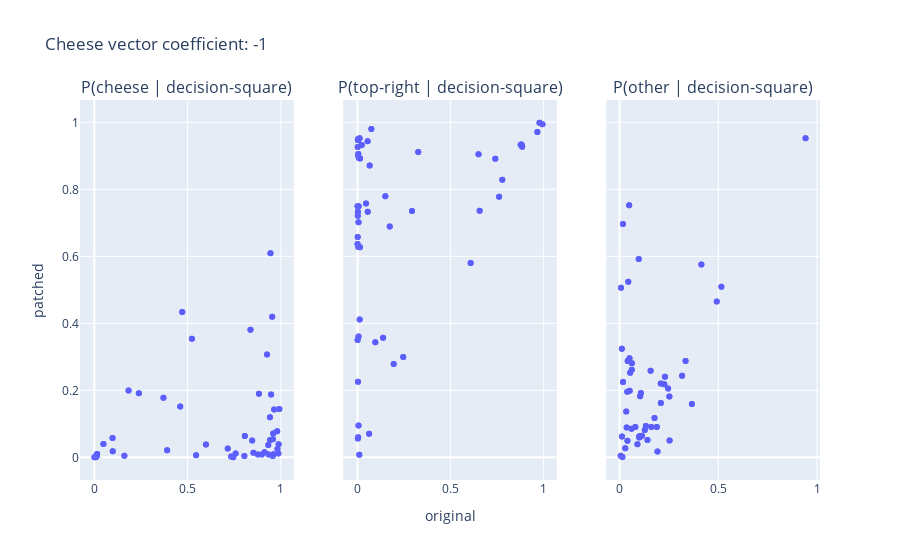

The notebook cell saved with this chart:
### Code cell
vfield_stats.scatterplot_plotly(coeff=-1, vfields=vfields, fig=vfield_stats.plotly_fig_gen())

### Figure 1 — Plotly figure (JSON) as saved in the notebook; plotly's stock layout.template omitted (floating-point values rounded to 4 significant figures)
{"data": [{"hoverlabel": {"align": "left", "bgcolor": "white", "font": {"color": "black", "family": "monospace", "size": 14}}, "hovertemplate": "%{hovertext}<extra></extra>", "hovertext": ["seed: 32, (original 0.981, patched 0.078)", "seed: 86, (original 0.853, patched 0.014)", "seed: 22, (original 0.015, patched 0.010)", "seed: 7, (original 0.837, patched 0.381)", "seed: 94, (original 0.926, patched 0.307)", "seed: 80, (original 0.954, patched 0.420)", "seed: 72, (original 0.758, patched 0.011)", "seed: 6, (original 0.935, patched 0.009)", "seed: 78, (original 0.461, patched 0.152)", "seed: 30, (original 0.964, patched 0.143)", "seed: 14, (original 0.001, patched 0.001)", "seed: 31, (original 0.758, patched 0.011)", "seed: 62, (original 0.010, patched 0.003)", "seed: 6, (original 0.992, patched 0.144)", "seed: 54, (original 0.948, patched 0.188)", "seed: 81, (original 0.987, patched 0.011)", "seed: 64, (original 0.005, patched 0.002)", "seed: 67, (original 0.013, patched 0.009)", "seed: 73, (original 0.745, patched 0.000)", "seed: 95, (original 0.184, patched 0.200)", "seed: 11, (original 0.877, patched 0.009)", "seed: 73, (original 0.959, patched 0.071)", "seed: 79, (original 0.013, patched 0.009)", "seed: 34, (original 0.933, patched 0.037)", "seed: 18, (original 0.987, patched 0.011)", "seed: 73, (original 0.371, patched 0.178)", "seed: 14, (original 0.957, patched 0.004)", "seed: 59, (original 0.954, patched 0.420)", "seed: 30, (original 0.933, patched 0.037)", "seed: 69, (original 0.913, patched 0.015)", "seed: 5, (original 0.049, patched 0.040)", "seed: 41, (original 0.988, patched 0.039)", "seed: 7, (original 0.942, patched 0.120)", "seed: 38, (original 0.807, patched 0.064)", "seed: 66, (original 0.982, patched 0.025)", "seed: 95, (original 0.913, patched 0.015)", "seed: 57, (original 0.461, patched 0.152)", "seed: 82, (original 0.014, patched 0.005)", "seed: 22, (original 0.883, patched 0.190)", "seed: 95, (original 0.239, patched 0.191)", "seed: 67, (original 0.883, patched 0.190)", "seed: 31, (original 0.013, patched 0.004)", "seed: 20, (original 0.988, patched 0.039)", "seed: 96, (original 0.877, patched 0.009)", "seed: 56, (original 0.958, patched 0.054)", "seed: 21, (original 0.961, patched 0.009)", "seed: 9, (original 0.099, patched 0.018)", "seed: 3, (original 0.733, patched 0.002)", "seed: 83, (original 0.049, patched 0.040)", "seed: 25, (original 0.523, patched 0.354)", "seed: 36, (original 0.161, patched 0.005)", "seed: 71, (original 0.008, patched 0.000)", "seed: 2, (original 0.807, patched 0.064)", "seed: 83, (original 0.008, patched 0.000)", "seed: 29, (original 0.014, patched 0.005)", "seed: 11, (original 0.943, patched 0.052)", "seed: 87, (original 0.926, patched 0.307)", "seed: 22, (original 0.942, patched 0.120)", "seed: 60, (original 0.010, patched 0.003)", "seed: 51, (original 0.964, patched 0.143)", "seed: 12, (original 0.546, patched 0.006)", "seed: 17, (original 0.959, patched 0.071)", "seed: 98, (original 0.945, patched 0.609)", "seed: 86, (original 0.184, patched 0.200)", "seed: 90, (original 0.898, patched 0.008)", "seed: 34, (original 0.523, patched 0.354)", "seed: 66, (original 0.943, patched 0.052)", "seed: 91, (original 0.853, patched 0.014)", "seed: 27, (original 0.948, patched 0.188)", "seed: 33, (original 0.546, patched 0.006)", "seed: 88, (original 0.390, patched 0.021)", "seed: 98, (original 0.390, patched 0.021)", "seed: 24, (original 0.161, patched 0.005)", "seed: 35, (original 0.371, patched 0.178)", "seed: 43, (original 0.847, patched 0.050)", "seed: 52, (original 0.945, patched 0.609)", "seed: 14, (original 0.957, patched 0.004)", "seed: 3, (original 0.099, patched 0.018)", "seed: 83, (original 0.598, patched 0.038)", "seed: 95, (original 0.472, patched 0.434)", "seed: 63, (original 0.898, patched 0.008)", "seed: 54, (original 0.847, patched 0.050)", "seed: 19, (original 0.745, patched 0.000)", "seed: 82, (original 0.804, patched 0.004)", "seed: 87, (original 0.098, patched 0.058)", "seed: 49, (original 0.992, patched 0.144)", "seed: 85, (original 0.837, patched 0.381)", "seed: 2, (original 0.961, patched 0.009)", "seed: 80, (original 0.001, patched 0.001)", "seed: 18, (original 0.982, patched 0.025)", "seed: 52, (original 0.981, patched 0.078)", "seed: 16, (original 0.005, patched 0.002)", "seed: 77, (original 0.715, patched 0.026)", "seed: 58, (original 0.472, patched 0.434)", "seed: 91, (original 0.958, patched 0.054)", "seed: 24, (original 0.239, patched 0.191)", "seed: 95, (original 0.804, patched 0.004)", "seed: 97, (original 0.598, patched 0.038)", "seed: 8, (original 0.733, patched 0.002)", "seed: 44, (original 0.015, patched 0.010)", "seed: 53, (original 0.935, patched 0.009)", "seed: 46, (original 0.715, patched 0.026)", "seed: 87, (original 0.013, patched 0.004)", "seed: 18, (original 0.098, patched 0.058)"], "marker": {"color": "blue"}, "mode": "markers", "name": "original", "opacity": 0.6, "type": "scatter", "x": [0.9805, 0.8533, 0.01493, 0.8373, 0.9261, 0.9538, 0.7576, 0.9351, 0.4607, 0.9644, 0.0005837, 0.7576, 0.01012, 0.9921, 0.9481, 0.987, 0.004644, 0.01296, 0.7449, 0.1836, 0.8773, 0.9592, 0.01296, 0.9329, 0.987, 0.3705, 0.9569, 0.9538, 0.9329, 0.913, 0.04873, 0.9883, 0.9419, 0.8071, 0.982, 0.913, 0.4607, 0.01426, 0.8826, 0.2387, 0.8826, 0.01255, 0.9883, 0.8773, 0.958, 0.9612, 0.09881, 0.7334, 0.04873, 0.5233, 0.1611, 0.007569, 0.8071, 0.007569, 0.01426, 0.9425, 0.9261, 0.9419, 0.01012, 0.9644, 0.5458, 0.9592, 0.9445, 0.1836, 0.8984, 0.5233, 0.9425, 0.8533, 0.9481, 0.5458, 0.3905, 0.3905, 0.1611, 0.3705, 0.8466, 0.9445, 0.9569, 0.09881, 0.5983, 0.4716, 0.8984, 0.8466, 0.7449, 0.8045, 0.09776, 0.9921, 0.8373, 0.9612, 0.0005837, 0.982, 0.9805, 0.004644, 0.7153, 0.4716, 0.958, 0.2387, 0.8045, 0.5983, 0.7334, 0.01493, 0.9351, 0.7153, 0.01255, 0.09776], "xaxis": "x", "y": [0.07794, 0.01415, 0.00973, 0.3811, 0.3073, 0.4197, 0.01133, 0.008866, 0.152, 0.1426, 0.0006234, 0.01133, 0.002937, 0.144, 0.1879, 0.01148, 0.001687, 0.008591, 0.0003887, 0.1997, 0.008708, 0.07099, 0.008591, 0.03715, 0.01148, 0.1779, 0.004327, 0.4197, 0.03715, 0.01543, 0.03998, 0.03879, 0.1195, 0.06386, 0.02513, 0.01543, 0.152, 0.004867, 0.1902, 0.1912, 0.1902, 0.004068, 0.03879, 0.008708, 0.05442, 0.009467, 0.01821, 0.002438, 0.03998, 0.354, 0.004701, 0.0003608, 0.06386, 0.0003608, 0.004867, 0.05186, 0.3073, 0.1195, 0.002937, 0.1426, 0.006309, 0.07099, 0.6089, 0.1997, 0.00827, 0.354, 0.05186, 0.01415, 0.1879, 0.006309, 0.0211, 0.0211, 0.004701, 0.1779, 0.05005, 0.6089, 0.004327, 0.01821, 0.03831, 0.4336, 0.00827, 0.05005, 0.0003887, 0.004115, 0.05787, 0.144, 0.3811, 0.009467, 0.0006234, 0.02513, 0.07794, 0.001687, 0.02643, 0.4336, 0.05442, 0.1912, 0.004115, 0.03831, 0.002438, 0.00973, 0.008866, 0.02643, 0.004068, 0.05787], "yaxis": "y"}, {"hoverlabel": {"align": "left", "bgcolor": "white", "font": {"color": "black", "family": "monospace", "size": 14}}, "hovertemplate": "%{hovertext}<extra></extra>", "hovertext": ["seed: 32, (original 0.002, patched 0.226)", "seed: 86, (original 0.013, patched 0.892)", "seed: 22, (original 0.885, patched 0.927)", "seed: 7, (original 0.005, patched 0.360)", "seed: 94, (original 0.011, patched 0.412)", "seed: 80, (original 0.002, patched 0.056)", "seed: 72, (original 0.065, patched 0.871)", "seed: 6, (original 0.004, patched 0.906)", "seed: 78, (original 0.173, patched 0.689)", "seed: 30, (original 0.002, patched 0.721)", "seed: 14, (original 0.994, patched 0.994)", "seed: 31, (original 0.065, patched 0.871)", "seed: 62, (original 0.877, patched 0.933)", "seed: 6, (original 0.000, patched 0.350)", "seed: 54, (original 0.003, patched 0.060)", "seed: 81, (original 0.001, patched 0.927)", "seed: 64, (original 0.966, patched 0.971)", "seed: 67, (original 0.778, patched 0.829)", "seed: 73, (original 0.002, patched 0.949)", "seed: 95, (original 0.608, patched 0.580)", "seed: 11, (original 0.023, patched 0.932)", "seed: 73, (original 0.002, patched 0.733)", "seed: 79, (original 0.778, patched 0.829)", "seed: 34, (original 0.005, patched 0.701)", "seed: 18, (original 0.001, patched 0.927)", "seed: 73, (original 0.137, patched 0.357)", "seed: 14, (original 0.003, patched 0.946)", "seed: 59, (original 0.002, patched 0.056)", "seed: 30, (original 0.005, patched 0.701)", "seed: 69, (original 0.007, patched 0.894)", "seed: 5, (original 0.009, patched 0.008)", "seed: 41, (original 0.000, patched 0.637)", "seed: 7, (original 0.004, patched 0.628)", "seed: 38, (original 0.096, patched 0.344)", "seed: 66, (original 0.000, patched 0.750)", "seed: 95, (original 0.007, patched 0.894)", "seed: 57, (original 0.173, patched 0.689)", "seed: 82, (original 0.881, patched 0.934)", "seed: 22, (original 0.013, patched 0.627)", "seed: 95, (original 0.246, patched 0.299)", "seed: 67, (original 0.013, patched 0.627)", "seed: 31, (original 0.761, patched 0.778)", "seed: 20, (original 0.000, patched 0.637)", "seed: 96, (original 0.023, patched 0.932)", "seed: 56, (original 0.001, patched 0.658)", "seed: 21, (original 0.003, patched 0.901)", "seed: 9, (original 0.740, patched 0.891)", "seed: 3, (original 0.074, patched 0.980)", "seed: 83, (original 0.009, patched 0.008)", "seed: 25, (original 0.062, patched 0.070)", "seed: 36, (original 0.650, patched 0.905)", "seed: 71, (original 0.978, patched 0.999)", "seed: 2, (original 0.096, patched 0.344)", "seed: 83, (original 0.978, patched 0.999)", "seed: 29, (original 0.881, patched 0.934)", "seed: 11, (original 0.006, patched 0.749)", "seed: 87, (original 0.011, patched 0.412)", "seed: 22, (original 0.004, patched 0.628)", "seed: 60, (original 0.877, patched 0.933)", "seed: 51, (original 0.002, patched 0.721)", "seed: 12, (original 0.326, patched 0.912)", "seed: 17, (original 0.002, patched 0.733)", "seed: 98, (original 0.005, patched 0.095)", "seed: 86, (original 0.608, patched 0.580)", "seed: 90, (original 0.011, patched 0.953)", "seed: 34, (original 0.062, patched 0.070)", "seed: 66, (original 0.006, patched 0.749)", "seed: 91, (original 0.013, patched 0.892)", "seed: 27, (original 0.003, patched 0.060)", "seed: 33, (original 0.326, patched 0.912)", "seed: 88, (original 0.293, patched 0.736)", "seed: 98, (original 0.293, patched 0.736)", "seed: 24, (original 0.650, patched 0.905)", "seed: 35, (original 0.137, patched 0.357)", "seed: 43, (original 0.045, patched 0.758)", "seed: 52, (original 0.005, patched 0.095)", "seed: 14, (original 0.003, patched 0.946)", "seed: 3, (original 0.740, patched 0.891)", "seed: 83, (original 0.149, patched 0.780)", "seed: 95, (original 0.194, patched 0.278)", "seed: 63, (original 0.011, patched 0.953)", "seed: 54, (original 0.045, patched 0.758)", "seed: 19, (original 0.002, patched 0.949)", "seed: 82, (original 0.054, patched 0.944)", "seed: 87, (original 0.656, patched 0.736)", "seed: 49, (original 0.000, patched 0.350)", "seed: 85, (original 0.005, patched 0.360)", "seed: 2, (original 0.003, patched 0.901)", "seed: 80, (original 0.994, patched 0.994)", "seed: 18, (original 0.000, patched 0.750)", "seed: 52, (original 0.002, patched 0.226)", "seed: 16, (original 0.966, patched 0.971)", "seed: 77, (original 0.055, patched 0.733)", "seed: 58, (original 0.194, patched 0.278)", "seed: 91, (original 0.001, patched 0.658)", "seed: 24, (original 0.246, patched 0.299)", "seed: 95, (original 0.054, patched 0.944)", "seed: 97, (original 0.149, patched 0.780)", "seed: 8, (original 0.074, patched 0.980)", "seed: 44, (original 0.885, patched 0.927)", "seed: 53, (original 0.004, patched 0.906)", "seed: 46, (original 0.055, patched 0.733)", "seed: 87, (original 0.761, patched 0.778)", "seed: 18, (original 0.656, patched 0.736)"], "marker": {"color": "blue"}, "mode": "markers", "name": "original", "opacity": 0.6, "type": "scatter", "x": [0.002227, 0.01347, 0.885, 0.005292, 0.01135, 0.001782, 0.06529, 0.00429, 0.1731, 0.001539, 0.9937, 0.06529, 0.8768, 0.0003516, 0.003084, 0.0009492, 0.9663, 0.7779, 0.001844, 0.6076, 0.02275, 0.001748, 0.7779, 0.005211, 0.0009492, 0.1372, 0.00306, 0.001782, 0.005211, 0.00713, 0.00938, 5.075e-05, 0.0041, 0.09566, 2.942e-05, 0.00713, 0.1731, 0.8813, 0.01286, 0.2456, 0.01286, 0.7609, 5.075e-05, 0.02275, 0.0008032, 0.002678, 0.7402, 0.07425, 0.00938, 0.06229, 0.6501, 0.9778, 0.09566, 0.9778, 0.8813, 0.00597, 0.01135, 0.0041, 0.8768, 0.001539, 0.3263, 0.001748, 0.005128, 0.6076, 0.01101, 0.06229, 0.00597, 0.01347, 0.003084, 0.3263, 0.2925, 0.2925, 0.6501, 0.1372, 0.04541, 0.005128, 0.00306, 0.7402, 0.1493, 0.1941, 0.01101, 0.04541, 0.001844, 0.05422, 0.6563, 0.0003516, 0.005292, 0.002678, 0.9937, 2.942e-05, 0.002227, 0.9663, 0.05485, 0.1941, 0.0008032, 0.2456, 0.05422, 0.1493, 0.07425, 0.885, 0.00429, 0.05485, 0.7609, 0.6563], "xaxis": "x2", "y": [0.2258, 0.8922, 0.9273, 0.3605, 0.4118, 0.05632, 0.8712, 0.9057, 0.6889, 0.7208, 0.9943, 0.8712, 0.9328, 0.3501, 0.05976, 0.9266, 0.9713, 0.8288, 0.9493, 0.58, 0.9322, 0.733, 0.8288, 0.7014, 0.9266, 0.3568, 0.9463, 0.05632, 0.7014, 0.8939, 0.007687, 0.6368, 0.6276, 0.344, 0.7498, 0.8939, 0.6889, 0.9335, 0.6273, 0.2992, 0.6273, 0.7778, 0.6368, 0.9322, 0.658, 0.9014, 0.891, 0.9803, 0.007687, 0.07021, 0.9049, 0.9987, 0.344, 0.9987, 0.9335, 0.7494, 0.4118, 0.6276, 0.9328, 0.7208, 0.9117, 0.733, 0.09513, 0.58, 0.9526, 0.07021, 0.7494, 0.8922, 0.05976, 0.9117, 0.7356, 0.7356, 0.9049, 0.3568, 0.7576, 0.09513, 0.9463, 0.891, 0.7797, 0.2784, 0.9526, 0.7576, 0.9493, 0.9438, 0.7364, 0.3501, 0.3605, 0.9014, 0.9943, 0.7498, 0.2258, 0.9713, 0.7328, 0.2784, 0.658, 0.2992, 0.9438, 0.7797, 0.9803, 0.9273, 0.9057, 0.7328, 0.7778, 0.7364], "yaxis": "y2"}, {"hoverlabel": {"align": "left", "bgcolor": "white", "font": {"color": "black", "family": "monospace", "size": 14}}, "hovertemplate": "%{hovertext}<extra></extra>", "hovertext": ["seed: 32, (original 0.017, patched 0.696)", "seed: 86, (original 0.133, patched 0.094)", "seed: 22, (original 0.100, patched 0.063)", "seed: 7, (original 0.157, patched 0.258)", "seed: 94, (original 0.063, patched 0.281)", "seed: 80, (original 0.044, patched 0.524)", "seed: 72, (original 0.177, patched 0.117)", "seed: 6, (original 0.061, patched 0.085)", "seed: 78, (original 0.366, patched 0.159)", "seed: 30, (original 0.034, patched 0.137)", "seed: 14, (original 0.006, patched 0.005)", "seed: 31, (original 0.177, patched 0.117)", "seed: 62, (original 0.113, patched 0.064)", "seed: 6, (original 0.008, patched 0.506)", "seed: 54, (original 0.049, patched 0.752)", "seed: 81, (original 0.012, patched 0.062)", "seed: 64, (original 0.029, patched 0.027)", "seed: 67, (original 0.209, patched 0.163)", "seed: 73, (original 0.253, patched 0.050)", "seed: 95, (original 0.209, patched 0.220)", "seed: 11, (original 0.100, patched 0.059)", "seed: 73, (original 0.039, patched 0.196)", "seed: 79, (original 0.209, patched 0.163)", "seed: 34, (original 0.062, patched 0.261)", "seed: 18, (original 0.012, patched 0.062)", "seed: 73, (original 0.492, patched 0.465)", "seed: 14, (original 0.040, patched 0.049)", "seed: 59, (original 0.044, patched 0.524)", "seed: 30, (original 0.062, patched 0.261)", "seed: 69, (original 0.080, patched 0.091)", "seed: 5, (original 0.942, patched 0.952)", "seed: 41, (original 0.012, patched 0.324)", "seed: 7, (original 0.054, patched 0.253)", "seed: 38, (original 0.097, patched 0.592)", "seed: 66, (original 0.018, patched 0.225)", "seed: 95, (original 0.080, patched 0.091)", "seed: 57, (original 0.366, patched 0.159)", "seed: 82, (original 0.104, patched 0.062)", "seed: 22, (original 0.105, patched 0.182)", "seed: 95, (original 0.516, patched 0.510)", "seed: 67, (original 0.105, patched 0.182)", "seed: 31, (original 0.227, patched 0.218)", "seed: 20, (original 0.012, patched 0.324)", "seed: 96, (original 0.100, patched 0.059)", "seed: 56, (original 0.041, patched 0.288)", "seed: 21, (original 0.036, patched 0.089)", "seed: 9, (original 0.161, patched 0.091)", "seed: 3, (original 0.192, patched 0.017)", "seed: 83, (original 0.942, patched 0.952)", "seed: 25, (original 0.414, patched 0.576)", "seed: 36, (original 0.189, patched 0.090)", "seed: 71, (original 0.015, patched 0.001)", "seed: 2, (original 0.097, patched 0.592)", "seed: 83, (original 0.015, patched 0.001)", "seed: 29, (original 0.104, patched 0.062)", "seed: 11, (original 0.052, patched 0.199)", "seed: 87, (original 0.063, patched 0.281)", "seed: 22, (original 0.054, patched 0.253)", "seed: 60, (original 0.113, patched 0.064)", "seed: 51, (original 0.034, patched 0.137)", "seed: 12, (original 0.128, patched 0.082)", "seed: 17, (original 0.039, patched 0.196)", "seed: 98, (original 0.050, patched 0.296)", "seed: 86, (original 0.209, patched 0.220)", "seed: 90, (original 0.091, patched 0.039)", "seed: 34, (original 0.414, patched 0.576)", "seed: 66, (original 0.052, patched 0.199)", "seed: 91, (original 0.133, patched 0.094)", "seed: 27, (original 0.049, patched 0.752)", "seed: 33, (original 0.128, patched 0.082)", "seed: 88, (original 0.317, patched 0.243)", "seed: 98, (original 0.317, patched 0.243)", "seed: 24, (original 0.189, patched 0.090)", "seed: 35, (original 0.492, patched 0.465)", "seed: 43, (original 0.108, patched 0.192)", "seed: 52, (original 0.050, patched 0.296)", "seed: 14, (original 0.040, patched 0.049)", "seed: 3, (original 0.161, patched 0.091)", "seed: 83, (original 0.252, patched 0.182)", "seed: 95, (original 0.334, patched 0.288)", "seed: 63, (original 0.091, patched 0.039)", "seed: 54, (original 0.108, patched 0.192)", "seed: 19, (original 0.253, patched 0.050)", "seed: 82, (original 0.141, patched 0.052)", "seed: 87, (original 0.246, patched 0.206)", "seed: 49, (original 0.008, patched 0.506)", "seed: 85, (original 0.157, patched 0.258)", "seed: 2, (original 0.036, patched 0.089)", "seed: 80, (original 0.006, patched 0.005)", "seed: 18, (original 0.018, patched 0.225)", "seed: 52, (original 0.017, patched 0.696)", "seed: 16, (original 0.029, patched 0.027)", "seed: 77, (original 0.230, patched 0.241)", "seed: 58, (original 0.334, patched 0.288)", "seed: 91, (original 0.041, patched 0.288)", "seed: 24, (original 0.516, patched 0.510)", "seed: 95, (original 0.141, patched 0.052)", "seed: 97, (original 0.252, patched 0.182)", "seed: 8, (original 0.192, patched 0.017)", "seed: 44, (original 0.100, patched 0.063)", "seed: 53, (original 0.061, patched 0.085)", "seed: 46, (original 0.230, patched 0.241)", "seed: 87, (original 0.227, patched 0.218)", "seed: 18, (original 0.246, patched 0.206)"], "marker": {"color": "blue"}, "mode": "markers", "name": "original", "opacity": 0.6, "type": "scatter", "x": [0.01725, 0.1332, 0.1001, 0.1574, 0.06257, 0.04442, 0.1771, 0.06065, 0.3662, 0.03409, 0.005718, 0.1771, 0.1131, 0.007571, 0.04886, 0.01208, 0.02905, 0.2092, 0.2533, 0.2088, 0.09995, 0.03906, 0.2092, 0.06191, 0.01208, 0.4923, 0.04004, 0.04442, 0.06191, 0.07989, 0.9419, 0.01168, 0.05397, 0.09725, 0.01793, 0.07989, 0.3662, 0.1045, 0.1046, 0.5157, 0.1046, 0.2266, 0.01168, 0.09995, 0.04117, 0.03616, 0.161, 0.1923, 0.9419, 0.4145, 0.1888, 0.01459, 0.09725, 0.01459, 0.1045, 0.05151, 0.06257, 0.05397, 0.1131, 0.03409, 0.1279, 0.03906, 0.05036, 0.2088, 0.09057, 0.4145, 0.05151, 0.1332, 0.04886, 0.1279, 0.317, 0.317, 0.1888, 0.4923, 0.108, 0.05036, 0.04004, 0.161, 0.2524, 0.3343, 0.09057, 0.108, 0.2533, 0.1413, 0.246, 0.007571, 0.1574, 0.03616, 0.005718, 0.01793, 0.01725, 0.02905, 0.2298, 0.3343, 0.04117, 0.5157, 0.1413, 0.2524, 0.1923, 0.1001, 0.06065, 0.2298, 0.2266, 0.246], "xaxis": "x3", "y": [0.6963, 0.09365, 0.06298, 0.2584, 0.2809, 0.5239, 0.1174, 0.08543, 0.159, 0.1365, 0.00504, 0.1174, 0.06425, 0.5059, 0.7524, 0.06194, 0.02704, 0.1626, 0.05033, 0.2204, 0.05904, 0.196, 0.1626, 0.2615, 0.06194, 0.4653, 0.04934, 0.5239, 0.2615, 0.09069, 0.9523, 0.3244, 0.2529, 0.5922, 0.2251, 0.0907, 0.159, 0.06159, 0.1825, 0.5096, 0.1825, 0.2182, 0.3244, 0.05904, 0.2876, 0.0891, 0.09078, 0.01726, 0.9523, 0.5758, 0.09038, 0.0009244, 0.5922, 0.0009244, 0.06159, 0.1987, 0.2809, 0.2529, 0.06425, 0.1365, 0.08202, 0.196, 0.296, 0.2204, 0.03915, 0.5758, 0.1987, 0.09365, 0.7524, 0.08202, 0.2433, 0.2433, 0.09038, 0.4653, 0.1923, 0.296, 0.04934, 0.09078, 0.182, 0.2879, 0.03915, 0.1923, 0.05033, 0.0521, 0.2057, 0.5059, 0.2584, 0.0891, 0.00504, 0.2251, 0.6963, 0.02704, 0.2407, 0.2879, 0.2876, 0.5096, 0.0521, 0.182, 0.01726, 0.06298, 0.08543, 0.2407, 0.2182, 0.2057], "yaxis": "y3"}], "layout": {"annotations": [{"font": {"size": 16}, "showarrow": false, "text": "P(cheese | decision-square)", "x": 0.1444, "xanchor": "center", "xref": "paper", "y": 1, "yanchor": "bottom", "yref": "paper"}, {"font": {"size": 16}, "showarrow": false, "text": "P(top-right | decision-square)", "x": 0.5, "xanchor": "center", "xref": "paper", "y": 1, "yanchor": "bottom", "yref": "paper"}, {"font": {"size": 16}, "showarrow": false, "text": "P(other | decision-square)", "x": 0.8556, "xanchor": "center", "xref": "paper", "y": 1, "yanchor": "bottom", "yref": "paper"}], "showlegend": false, "title": {"text": "Cheese vector coefficient: -1"}, "xaxis": {"anchor": "y", "domain": [0, 0.2889]}, "xaxis2": {"anchor": "y2", "domain": [0.3556, 0.6444], "title": {"text": "original"}}, "xaxis3": {"anchor": "y3", "domain": [0.7111, 1]}, "yaxis": {"anchor": "x", "domain": [0, 1], "title": {"text": "patched"}}, "yaxis2": {"anchor": "x2", "domain": [0, 1], "matches": "y", "showticklabels": false}, "yaxis3": {"anchor": "x3", "domain": [0, 1], "matches": "y", "showticklabels": false}}}
